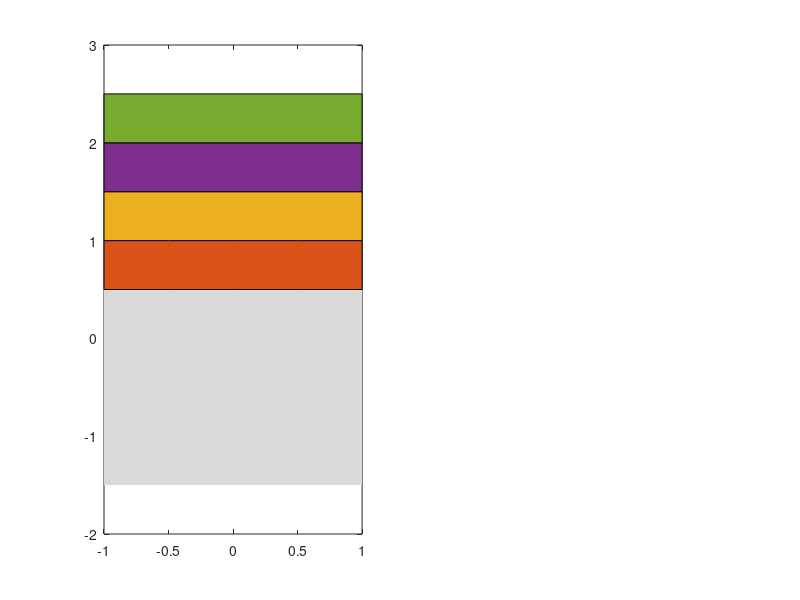

MATLAB code to generate this figure: (Note: this script raises an error after producing the figure.)
close all
clear all
mu=0.4;
w=0.00001:1:1000;

kd0=-5:1:3;
kp0=kd0;
kp0(:)=-1;

% kpi=-1.5:0.1:0.8;
% kdi=kpi;
% kdi(:)=-1/sqrt(3);

subplot(2,2,[1,3])
%kpm=-2:0.5:-1;
%kdm=zeros(length(kpm));
%kdm(:)=-1/sqrt(3);
%H=area(kpm,kdm,-2);
%set(H,'FaceColor',[0.85 0.85 0.85],'LineStyle','none','ShowBaseLine','off');
%hold on
kpm=-1:0.5:1;
kdm=zeros(length(kpm));
kdm(:)=0.5;
H2=area(kpm,kdm,-1.5);
set(H2,'FaceColor',[0.85 0.85 0.85],'LineStyle','none','ShowBaseLine','off');
hold on
w=0.00001:.01:50;
H3=area(kpx(w,mu),kdx(w,mu),-1.5);
set(H3,'FaceColor',[1 1 1],'LineStyle','none','ShowBaseLine','off');
hold on
w=0.00001:.01:100;
plot(kpx(w,mu),kdx(w,mu),'b','LineWidth',2)
hold on
plot(kp0,kd0,'r','LineWidth',2)
hold on
%plot(kpi,kdi,'y','LineWidth',2)
axis('square')
xlabel('$k_p(\omega)$','Interpreter','Latex','FontSize', 16)
ylabel('$k_\eta(\omega)$','Interpreter','Latex','FontSize', 16)
axis([-1.5 0 -1.5 0.5]);
txt = 'Stability Region';
text(-0.7,0.1,txt,'FontSize',8)
x = [.35 0.29];
y = [.53 0.53];
annotation('textarrow',x,y,'String','$CRB$','Interpreter','Latex','FontSize', 12)
x = [.3 0.25];
y = [.7 0.7];
annotation('textarrow',x,y,'String','$RRB$','Interpreter','Latex','FontSize', 12)
%x = [.4 0.4];
%y = [.45 0.5];
%annotation('textarrow',x,y,'String','$IRB$','Interpreter','Latex','FontSize', 12)

%pickup 4 points
%[kp,kd] = ginput(5);
kp=[-1.4 -0.80 -1.25 -0.68 -0.92];
kd=[-1.1 -0.13 0 -1.12 -0.44];
hold on
plot(kp(1),kd(1),'kp','LineWidth',2)
text(kp(1)-0.1,kd(1)+0.2,'$\mathbf{k}_1$','Interpreter','Latex','Color','k','FontSize',14)
hold on
plot(kp(2),kd(2),'kp','LineWidth',2)
text(kp(2)-0.1,kd(2)+0.2,'$\mathbf{k}_2$','Interpreter','Latex','Color','k','FontSize',14)
hold on
plot(kp(3),kd(3),'kp','LineWidth',2)
text(kp(3)-0.1,kd(3)+0.2,'$\mathbf{k}_3$','Interpreter','Latex','Color','k','FontSize',14)
hold on
plot(kp(4),kd(4),'kp','LineWidth',2)
text(kp(4)-0.1,kd(4)+0.2,'$\mathbf{k}_4$','Interpreter','Latex','Color','k','FontSize',14)
hold on
plot(kp(5),kd(5),'kp','LineWidth',2)
text(kp(5)-0.2,kd(5),'$\mathbf{k}_5$','Interpreter','Latex','Color','k','FontSize',14)
% hold on
% d_01=kp(1)+1;
% d_inf1=kd(1)+1/sqrt(3);
% radius = min(abs([d_01 d_inf1])); 
% xCenter = kp(1);
% yCenter = kd(1);
% theta = 0 : 0.01 : 2*pi;
% x = radius * cos(theta) + xCenter;
% y = radius * sin(theta) + yCenter;
% plot(x,y,'k--');
%hold on
%arrow([xCenter yCenter],[x(end) y(end)],'Color','r','Length',9)
%text((xCenter+x(end))/2-0.1,(yCenter+y(end))/2-0.2,'$d_1$','Interpreter','Latex','Color','k','FontSize',10)

hold on
syms x
dl=vpasolve(fragilityIDTFexample2(kp(2),kd(2),x,mu)==0,x,[0 2]);
if ~isempty(dl)
    d_02=kp(2)+1;
    d_inf2=kd(2)+1/sqrt(3);
    d_l2=sqrt((kpx(dl,mu)-kp(2))^2+(kdx(dl,mu)-kd(2))^2);
    radius = round(min(abs([d_02 d_inf2 d_l2]))*100)/100; 
    xCenter = kp(2);
    yCenter = kd(2);    
    theta = 0 : 0.01 : 2*pi;
    x = radius * cos(theta) + xCenter;
    y = radius * sin(theta) + yCenter;
    plot(x,y,'k--');
 %   hold on
 %   arrow([xCenter yCenter],[x(end) y(end)],'Color','r','Length',9)
 %   text((xCenter+x(end))/2-0.1,(yCenter+y(end))/2-0.2,'$d_2$','Interpreter','Latex','Color','k','FontSize',10)
%else
%    d_02=kp(2)+1;
%    d_inf2=kd(2)+1/sqrt(3);
%    radius = min(abs([d_02 d_inf2])); 
%    xCenter = kp(2);
%    yCenter = kd(2);    
%    theta = 0 : 0.01 : 2*pi;
%    x = radius * cos(theta) + xCenter;
%    y = radius * sin(theta) + yCenter;
%    plot(x,y,'k--');
  %  hold on
  %  arrow([xCenter yCenter],[x(end) y(end)],'Color','r','Length',9)
  %  text((xCenter+x(end))/2-0.1,(yCenter+y(end))/2-0.2,'$d_2$','Interpreter','Latex','Color','k','FontSize',10)
    
end

w=0.0001:0.01:20;
subplot(2,2,2)
plot(kpx(w,mu),real(DSkp(w,mu,kpx(w,mu),kdx(w,mu))),'k--')
axis('square')
xlabel('$k_p(\omega)$','Interpreter','Latex','FontSize', 16)
ylabel('$\mathcal{S}_p$','Interpreter','Latex','FontSize', 16)
axis([-1.5 0 -80 1]);
x = [.8 0.7];
y = [.41 0.37];
annotation('textarrow',x,y,'Color','red')


subplot(2,2,4)
plot(kdx(w,mu),real(DSkd(w,mu,kpx(w,mu),kdx(w,mu))),'k--')
axis('square')
xlabel('$k_\eta(\omega)$','Interpreter','Latex','FontSize', 16)
ylabel('$\mathcal{S}_\eta$','Interpreter','Latex','FontSize', 16)
axis([-1.5 0.5 -16 2]);
x = [.7 0.8];
y = [.91 0.89];
annotation('textarrow',x,y,'Color','red')
text(-0.3,-2,'$\omega$','Interpreter','Latex','Color','red','FontSize',14)
text(-0.3,26,'$\omega$','Interpreter','Latex','Color','red','FontSize',14)
set(gcf,'color','w');

%Simulation impulse response
t = 0:.1:100;
result1=euler_inversion(@(s) ((sqrt(3*s+1))*(kp(1)+kd(1)*s^mu)/(s+sqrt(2*s+1)+(kp(1)+kd(1)*s^mu)*(sqrt(3*s+1))))*(1/s), t);
result2=euler_inversion(@(s) ((sqrt(3*s+1))*(kp(2)+kd(2)*s^mu)/(s+sqrt(2*s+1)+(kp(2)+kd(2)*s^mu)*(sqrt(3*s+1))))*(1/s), t);
result3=euler_inversion(@(s) ((sqrt(3*s+1))*(kp(3)+kd(3)*s^mu)/(s+sqrt(2*s+1)+(kp(3)+kd(3)*s^mu)*(sqrt(3*s+1))))*(1/s), t);
result4=euler_inversion(@(s) ((sqrt(3*s+1))*(kp(4)+kd(4)*s^mu)/(s+sqrt(2*s+1)+(kp(4)+kd(4)*s^mu)*(sqrt(3*s+1))))*(1/s), t);
result5=euler_inversion(@(s) ((sqrt(3*s+1))*(kp(5)+kd(5)*s^mu)/(s+sqrt(2*s+1)+(kp(5)+kd(5)*s^mu)*(sqrt(3*s+1))))*(1/s), t);

figure
subplot(5,1,1)
plot(t,result1,'b','LineWidth',2)
%axis([0 50 0 4]);
%axis('square')
%xlabel('Time (sec.)','Interpreter','Latex','FontSize', 16)
ylabel('$y(t)$','Interpreter','Latex','FontSize', 16)
str = sprintf('${k}_1=(k_p,k_\\eta)=$ (%.2f,%.2f)',kp(1),kd(1));
title(str,'Interpreter','Latex')

subplot(5,1,2)
plot(t,result2,'b','LineWidth',2)
%axis('square')
%xlabel('Time (sec.)','Interpreter','Latex','FontSize', 16)
ylabel('$y(t)$','Interpreter','Latex','FontSize', 16)
str = sprintf('${k}_2=(k_p,k_\\eta)=$ (%.2f,%.2f)',kp(2),kd(2));
title(str,'Interpreter','Latex')
%axis([0 35 -4.5 0]);

subplot(5,1,3)
plot(t,result3,'b','LineWidth',2)
%axis('square')
%xlabel('Time (sec.)','Interpreter','Latex','FontSize', 16)
ylabel('$y(t)$','Interpreter','Latex','FontSize', 16)
str = sprintf('${k}_3=(k_p,k_\\eta)=$ (%.2f,%.2f)',kp(3),kd(3));
title(str,'Interpreter','Latex')
xlim([0 35])
%axis([0 35 -2e10 0]);
subplot(5,1,4)
plot(t,result4,'b','LineWidth',2)
%axis('square')
%xlabel('Time (sec.)','Interpreter','Latex','FontSize', 16)
ylabel('$y(t)$','Interpreter','Latex','FontSize', 16)
str = sprintf('${k}_4=(k_p,k_\\eta)=$ (%.2f,%.2f)',kp(4),kd(4));
title(str,'Interpreter','Latex')
%axis([0 35 0 2000]);
subplot(5,1,5)
plot(t,result4,'b','LineWidth',2)
%axis('square')
%axis([0 35 0 2000]);
xlabel('Time (sec.)','Interpreter','Latex','FontSize', 16)
ylabel('$y(t)$','Interpreter','Latex','FontSize', 16)
str = sprintf('${k}_5=(k_p,k_\\eta)=$ (%.2f,%.2f)',kp(5),kd(5));
title(str,'Interpreter','Latex')
set(gcf,'color','w');
% 

%figure
%w=0.00001:.001:2;
%plot(kpx(w,mu),kdx(w,mu),'b','LineWidth',2)

%plot(w,fragilityIDTFexample2(-0.9,-0.2,w,0.5),'b','LineWidth',2)
%axis([0 2 -.1 .2])

function kpaux=kpx(w,mu)
kpaux=(-1).*(1+9.*w.^2).^(-1/4).*csc(mu.*angle(sqrt(-1).*w)).*(cos((1/2).* ...
  angle(1+(sqrt(-1)*3).*w)).^2+sin((1/2).*angle(1+(sqrt(-1)*3).*w)).^2).^( ...
  -1).*((-1).*w.*cos((1/2).*angle(1+(sqrt(-1)*3).*w)).*cos(mu.*angle(sqrt( ...
  -1).*w))+(-1).*(1+4.*w.^2).^(1/4).*cos((1/2).*angle(1+(sqrt(-1)*3).*w)) ...
  .*cos(mu.*angle(sqrt(-1).*w)).*sin((1/2).*angle(1+(sqrt(-1)*2).*w))+(1+ ...
  4.*w.^2).^(1/4).*cos((1/2).*angle(1+(sqrt(-1)*2).*w)).*cos(mu.*angle( ...
  sqrt(-1).*w)).*sin((1/2).*angle(1+(sqrt(-1)*3).*w))+(1+4.*w.^2).^(1/4).* ...
  cos((1/2).*angle(1+(sqrt(-1)*2).*w)).*cos((1/2).*angle(1+(sqrt(-1)*3).* ...
  w)).*sin(mu.*angle(sqrt(-1).*w))+w.*sin((1/2).*angle(1+(sqrt(-1)*3).*w)) ...
  .*sin(mu.*angle(sqrt(-1).*w))+(1+4.*w.^2).^(1/4).*sin((1/2).*angle(1+( ...
  sqrt(-1)*2).*w)).*sin((1/2).*angle(1+(sqrt(-1)*3).*w)).*sin(mu.*angle( ...
  sqrt(-1).*w)));
end

function kdaux=kdx(w,mu)
kdaux=(-1).*(w.^2).^((-1/2).*mu).*(1+9.*w.^2).^(-1/4).*csc(mu.*angle(sqrt(-1) ...
  .*w)).*(w.*cos((1/2).*angle(1+(sqrt(-1)*3).*w))+(1+4.*w.^2).^(1/4).*cos( ...
  (1/2).*angle(1+(sqrt(-1)*3).*w)).*sin((1/2).*angle(1+(sqrt(-1)*2).*w))+( ...
  -1).*(1+4.*w.^2).^(1/4).*cos((1/2).*angle(1+(sqrt(-1)*2).*w)).*sin((1/2) ...
  .*angle(1+(sqrt(-1)*3).*w))).*(cos((1/2).*angle(1+(sqrt(-1)*3).*w)).^2+ ...
  sin((1/2).*angle(1+(sqrt(-1)*3).*w)).^2).^(-1);
end

function dskpaux=DSkp(w,mu,kp,kd)
dskpaux=(-1).*(1+(1+(sqrt(-1)*2).*w).^(-1/2)+(3/2).*(kp+kd.*(sqrt(-1).*w).^mu).* ...
  (1+(sqrt(-1)*3).*w).^(-1/2)+kd.*mu.*(1+(sqrt(-1)*3).*w).^(1/2).*(sqrt( ...
  -1).*w).^((-1)+mu)).^(-1).*(1+(sqrt(-1)*3).*w).^(1/2);
end

function dskdaux=DSkd(w,mu,kp,kd)
dskdaux=(-1).*(1+(1+(sqrt(-1)*2).*w).^(-1/2)+(3/2).*(kp+kd.*(sqrt(-1).*w).^mu).* ...
  (1+(sqrt(-1)*3).*w).^(-1/2)+kd.*mu.*(1+(sqrt(-1)*3).*w).^(1/2).*(sqrt( ...
  -1).*w).^((-1)+mu)).^(-1).*(1+(sqrt(-1)*3).*w).^(1/2).*(sqrt(-1).*w) ...
  .^mu;
end

